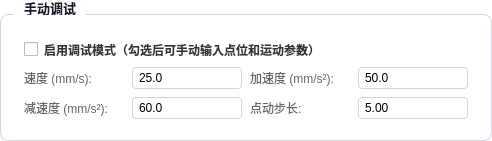
            <widget class="QGroupBox" name="jogDebugGroup">
             <property name="styleSheet">
              <string>QGroupBox{background:#ffffff;border:1px solid #d0d5dd;border-radius:8px;margin-top:14px;padding:14px 12px 10px 12px;font-weight:bold;font-size:13px;color:#1a1a2e;}
QGroupBox::title{subcontrol-origin:margin;left:14px;padding:0 8px;}</string>
             </property>
             <property name="title">
              <string>手动调试</string>
             </property>
             <layout class="QVBoxLayout" name="jogDebugLayout">
              <property name="spacing">
               <number>8</number>
              </property>
              <item>
               <widget class="QCheckBox" name="chkDebugMode">
                <property name="styleSheet">
                 <string>QCheckBox{color:#333;font-size:12px;spacing:6px;font-weight:bold;}</string>
                </property>
                <property name="text">
                 <string>启用调试模式（勾选后可手动输入点位和运动参数）</string>
                </property>
               </widget>
              </item>
              <item>
               <layout class="QGridLayout" name="debugGridLayout">
                <property name="spacing">
                 <number>8</number>
                </property>
                <item row="0" column="0">
                 <layout class="QHBoxLayout" name="debugSpeedRow">
                <item>
                 <widget class="QLabel" name="label_15">
                  <property name="minimumSize">
                   <size>
                    <width>100</width>
                    <height>0</height>
                   </size>
                  </property>
                  <property name="styleSheet">
                   <string>color:#666;font-size:12px;border:none;background:transparent;</string>
                  </property>
                  <property name="text">
                   <string>速度 (mm/s):</string>
                  </property>
                 </widget>
                </item>
                <item>
                 <widget class="QDoubleSpinBox" name="debugSpeed">
                  <property name="styleSheet">
                   <string>QDoubleSpinBox{border:1px solid #d0d5dd;border-radius:4px;padding:2px 4px;font-size:12px;min-width:100px;}</string>
                  </property>
                  <property name="buttonSymbols">
                   <enum>QAbstractSpinBox::ButtonSymbols::NoButtons</enum>
                  </property>
                  <property name="decimals">
                   <number>1</number>
                  </property>
                  <property name="minimum">
                   <double>1.000000000000000</double>
                  </property>
                  <property name="maximum">
                   <double>500.000000000000000</double>
                  </property>
                  <property name="value">
                   <double>25.000000000000000</double>
                  </property>
                 </widget>
                </item>
                <item>
                 <spacer name="debugSpeedSpacer">
                  <property name="orientation">
                   <enum>Qt::Orientation::Horizontal</enum>
                  </property>
                  <property name="sizeHint" stdset="0">
                   <size>
                    <width>0</width>
                    <height>0</height>
                   </size>
                  </property>
                 </spacer>
                </item>
               </layout>
                </item>
                <item row="0" column="1">
                 <layout class="QHBoxLayout" name="debugAccelRow">
                <item>
                 <widget class="QLabel" name="label_16">
                  <property name="minimumSize">
                   <size>
                    <width>100</width>
                    <height>0</height>
                   </size>
                  </property>
                  <property name="styleSheet">
                   <string>color:#666;font-size:12px;border:none;background:transparent;</string>
                  </property>
                  <property name="text">
                   <string>加速度 (mm/s²):</string>
                  </property>
                 </widget>
                </item>
                <item>
                 <widget class="QDoubleSpinBox" name="debugAccel">
                  <property name="styleSheet">
                   <string>QDoubleSpinBox{border:1px solid #d0d5dd;border-radius:4px;padding:2px 4px;font-size:12px;min-width:100px;}</string>
                  </property>
                  <property name="buttonSymbols">
                   <enum>QAbstractSpinBox::ButtonSymbols::NoButtons</enum>
                  </property>
                  <property name="decimals">
                   <number>1</number>
                  </property>
                  <property name="minimum">
                   <double>1.000000000000000</double>
                  </property>
                  <property name="maximum">
                   <double>1000.000000000000000</double>
                  </property>
                  <property name="value">
                   <double>50.000000000000000</double>
                  </property>
                 </widget>
                </item>
                <item>
                 <spacer name="debugAccelSpacer">
                  <property name="orientation">
                   <enum>Qt::Orientation::Horizontal</enum>
                  </property>
                  <property name="sizeHint" stdset="0">
                   <size>
                    <width>0</width>
                    <height>0</height>
                   </size>
                  </property>
                 </spacer>
                </item>
               </layout>
                </item>
                <item row="1" column="0">
                 <layout class="QHBoxLayout" name="debugDecelRow">
                <item>
                 <widget class="QLabel" name="label_17">
                  <property name="minimumSize">
                   <size>
                    <width>100</width>
                    <height>0</height>
                   </size>
                  </property>
                  <property name="styleSheet">
                   <string>color:#666;font-size:12px;border:none;background:transparent;</string>
                  </property>
                  <property name="text">
                   <string>减速度 (mm/s²):</string>
                  </property>
                 </widget>
                </item>
                <item>
                 <widget class="QDoubleSpinBox" name="debugDecel">
                  <property name="styleSheet">
                   <string>QDoubleSpinBox{border:1px solid #d0d5dd;border-radius:4px;padding:2px 4px;font-size:12px;min-width:100px;}</string>
                  </property>
                  <property name="buttonSymbols">
                   <enum>QAbstractSpinBox::ButtonSymbols::NoButtons</enum>
                  </property>
                  <property name="decimals">
                   <number>1</number>
                  </property>
                  <property name="minimum">
                   <double>1.000000000000000</double>
                  </property>
                  <property name="maximum">
                   <double>1000.000000000000000</double>
                  </property>
                  <property name="value">
                   <double>60.000000000000000</double>
                  </property>
                 </widget>
                </item>
                <item>
                 <spacer name="debugDecelSpacer">
                  <property name="orientation">
                   <enum>Qt::Orientation::Horizontal</enum>
                  </property>
                  <property name="sizeHint" stdset="0">
                   <size>
                    <width>0</width>
                    <height>0</height>
                   </size>
                  </property>
                 </spacer>
                </item>
               </layout>
                </item>
                <item row="1" column="1">
                 <layout class="QHBoxLayout" name="debugStepRow">
                <item>
                 <widget class="QLabel" name="label_18">
                  <property name="minimumSize">
                   <size>
                    <width>100</width>
                    <height>0</height>
                   </size>
                  </property>
                  <property name="styleSheet">
                   <string>color:#666;font-size:12px;border:none;background:transparent;</string>
                  </property>
                  <property name="text">
                   <string>点动步长:</string>
                  </property>
                 </widget>
                </item>
                <item>
                 <widget class="QDoubleSpinBox" name="debugStep">
                  <property name="styleSheet">
                   <string>QDoubleSpinBox{border:1px solid #d0d5dd;border-radius:4px;padding:2px 4px;font-size:12px;min-width:100px;}</string>
                  </property>
                  <property name="buttonSymbols">
                   <enum>QAbstractSpinBox::ButtonSymbols::NoButtons</enum>
                  </property>
                  <property name="decimals">
                   <number>2</number>
                  </property>
                  <property name="minimum">
                   <double>0.010000000000000</double>
                  </property>
                  <property name="maximum">
                   <double>100.000000000000000</double>
                  </property>
                  <property name="singleStep">
                   <double>0.100000000000000</double>
                  </property>
                  <property name="value">
                   <double>5.000000000000000</double>
                  </property>
                 </widget>
                </item>
                <item>
                 <spacer name="debugStepSpacer">
                  <property name="orientation">
                   <enum>Qt::Orientation::Horizontal</enum>
                  </property>
                  <property name="sizeHint" stdset="0">
                   <size>
                    <width>0</width>
                    <height>0</height>
                   </size>
                  </property>
                 </spacer>
                </item>
               </layout>
                </item>
               </layout>
              </item>
             </layout>
            </widget>
